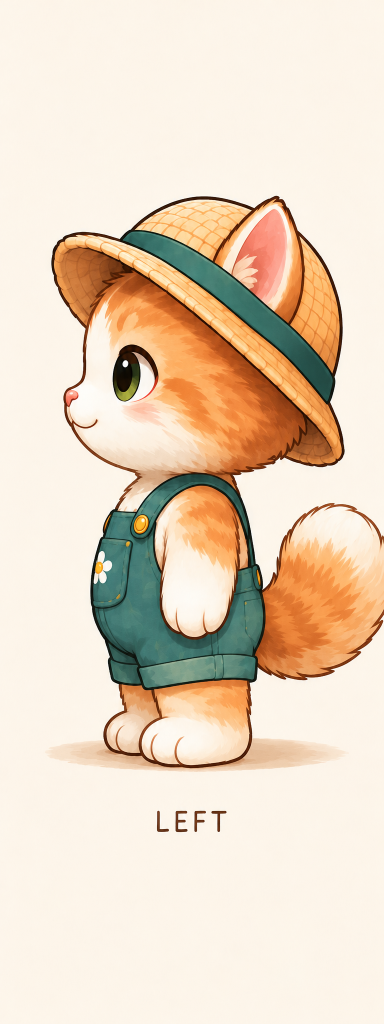
#> input picture assets/sources/walk-2026-11-26/turnaround/clover-left-profile.png, 768 x 2048 px (shown at 1/2 size)
$ python paste.py clover-left-profile.png 5 daisy-right-profile.png daisy-right-profile.png 5
#> lines starting #> are read from the running program, lines starting #| are printed output that depends on the picture; after the words box and inside, x2 and y2 are one past the last pixel; in counts of white or black regions, pixels touching at a corner belong together
"""Sets an edited single view back into a turnaround: the edit's figure is scaled to the original
figure's height, placed on the same feet, and only the figure's box (with a soft edge) is replaced.
usage: paste.py <turnaround.png> <x0> <edit.png> <out.png> [label_top]"""
import sys
from PIL import Image, ImageChops, ImageFilter
src, x0, edit, out = sys.argv[1], int(sys.argv[2]), sys.argv[3], sys.argv[4]
label_top = int(sys.argv[5]) if len(sys.argv) > 5 else 860
sheet = Image.open(src).convert('RGB')
#> sheet is the input picture: PIL image 768x2048 RGB; mean R, G, B 232.3, 214.4, 193.7
view = sheet.crop((x0, 0, x0 + 384, label_top))
def figure(im):
    bg = im.getpixel((4, 4))
#> bg = (253, 246, 234)
    diff = ImageChops.difference(im, Image.new('RGB', im.size, bg)).convert('L').point(lambda v: 255 if v > 28 else 0)
    return diff.filter(ImageFilter.MedianFilter(5)).getbbox()
ob = figure(view)
e = Image.open(edit).convert('RGB')
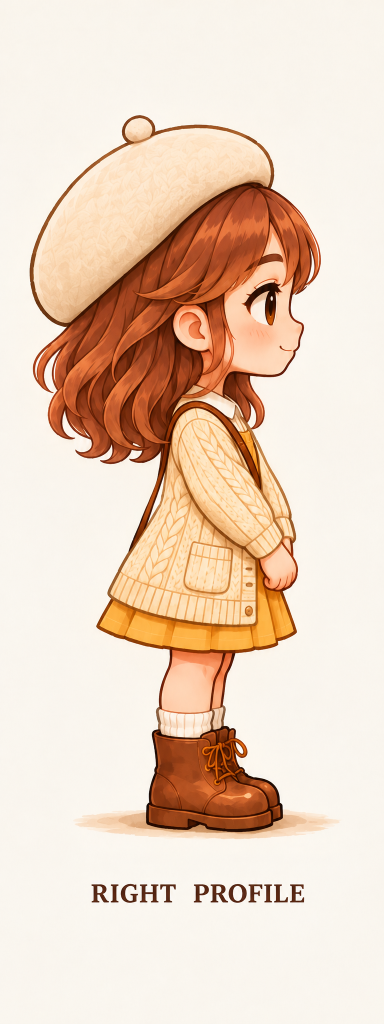
#> input picture assets/sources/walk-2026-11-26/turnaround/daisy-right-profile.png, 768 x 2048 px (shown at 1/2 size)
#> e is the input picture: PIL image 768x2048 RGB; mean R, G, B 235, 211.8, 193
# the edit's own label row is dropped: its figure is found above the bottom 16 %
eb = figure(e.crop((0, 0, e.width, int(e.height * 0.84))))
#> in figure (call 2), `bg = im.getpixel((4, 4))`: bg = (249, 245, 237)
#> in figure (call 2), `diff = ImageChops.difference(im, Image.new('RGB', im.size, bg)).conver..`:
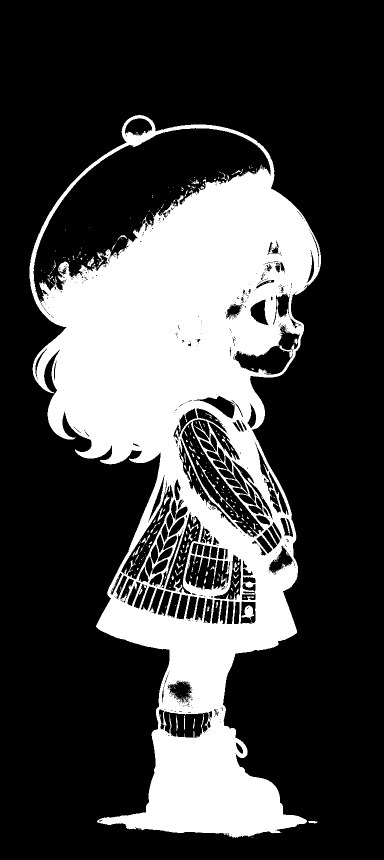
#> diff: PIL image 768x1720 L (shown at 1/2 size); 26.9% white; 384 white regions (333 under 20 px), largest, box (x1, y1, x2, y2) and area: (59, 230, 642, 1676) 351271, (483, 1211, 508, 1240) 381, (392, 920, 480, 1035) 340
#> in figure (call 2), `diff = ImageChops.difference(im, Image.new('RGB', im.size, bg)).conver..`:
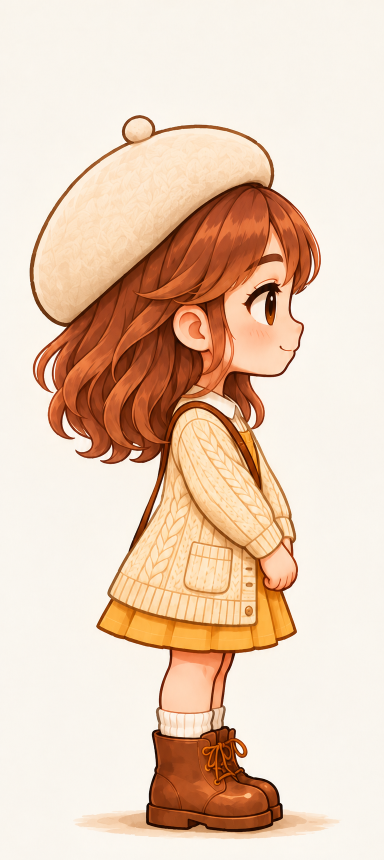
#> im: PIL image 768x1720 RGB (shown at 1/2 size); mean R, G, B 232.9, 206.3, 185.3
#> eb = (59, 230, 642, 1675)
#> (the run stopped early here; a loop or call above may not have finished)
